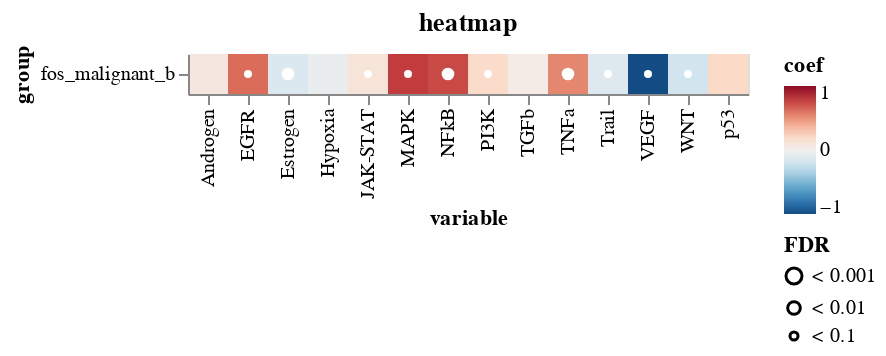

Notebook cell for this chart:
### Code cell
ch = sh.compare_groups.pl.plot_lm_result_altair(res, p_cutoff=1)
ch.save(f"{artifact_dir}/progeny_malignant_b_vs_fos_malignant_b_lm_heatmap.svg")
ch.display()

### Figure 1 — Vega-Lite specification as saved in the notebook (floating-point values rounded to 4 significant figures)
{"config": {"view": {"continuousWidth": 400, "continuousHeight": 300}, "mark": {"opacity": 1}}, "layer": [{"data": {"name": "data-96f5d63abdb43afff2cf0eb13a0887ca"}, "mark": "rect", "encoding": {"color": {"field": "coef", "scale": {"domain": [-1.116, 1.116], "reverse": true, "scheme": "redblue"}, "type": "quantitative"}, "x": {"field": "variable", "sort": "ascending", "type": "nominal"}, "y": {"field": "group", "type": "nominal"}}, "title": "heatmap"}, {"data": {"name": "data-abbd52f34fa0385ca7b545c411250cb0"}, "mark": {"type": "point", "color": "white", "filled": true, "stroke": "black", "strokeWidth": 0}, "encoding": {"size": {"field": "FDR", "scale": {"domain": ["< 0.001", "< 0.01", "< 0.1"], "range": [64.0, 16.0, 4.0]}, "type": "nominal"}, "x": {"field": "variable", "sort": "ascending", "type": "nominal"}, "y": {"field": "group", "type": "nominal"}}}], "$schema": "https://vega.github.io/schema/vega-lite/v4.17.0.json", "datasets": {"data-96f5d63abdb43afff2cf0eb13a0887ca": [{"coef": -0.1619, "intercept": -0.2655, "pvalue": 0.001354, "variable": "Estrogen", "group": "fos_malignant_b", "fdr": 0.006319, "FDR": "< 0.01"}, {"coef": 0.8239, "intercept": 0.09071, "pvalue": 0.001025, "variable": "NFkB", "group": "fos_malignant_b", "fdr": 0.006319, "FDR": "< 0.01"}, {"coef": 0.6015, "intercept": 0.2052, "pvalue": 0.001047, "variable": "TNFa", "group": "fos_malignant_b", "fdr": 0.006319, "FDR": "< 0.01"}, {"coef": -1.116, "intercept": -0.4333, "pvalue": 0.004854, "variable": "VEGF", "group": "fos_malignant_b", "fdr": 0.01699, "FDR": "< 0.1"}, {"coef": 0.8728, "intercept": -0.1534, "pvalue": 0.008369, "variable": "MAPK", "group": "fos_malignant_b", "fdr": 0.02343, "FDR": "< 0.1"}, {"coef": 0.698, "intercept": 0.0422, "pvalue": 0.01073, "variable": "EGFR", "group": "fos_malignant_b", "fdr": 0.02504, "FDR": "< 0.1"}, {"coef": 0.2221, "intercept": -0.058, "pvalue": 0.01631, "variable": "PI3K", "group": "fos_malignant_b", "fdr": 0.03235, "FDR": "< 0.1"}, {"coef": -0.1424, "intercept": 0.1513, "pvalue": 0.01849, "variable": "Trail", "group": "fos_malignant_b", "fdr": 0.03235, "FDR": "< 0.1"}, {"coef": 0.1283, "intercept": -0.08752, "pvalue": 0.03448, "variable": "JAK-STAT", "group": "fos_malignant_b", "fdr": 0.04827, "FDR": "< 0.1"}, {"coef": -0.2241, "intercept": 0.2518, "pvalue": 0.03297, "variable": "WNT", "group": "fos_malignant_b", "fdr": 0.04827, "FDR": "< 0.1"}, {"coef": 0.2302, "intercept": 0.2212, "pvalue": 0.08749, "variable": "p53", "group": "fos_malignant_b", "fdr": 0.1114, "FDR": null}, {"coef": 0.08604, "intercept": 0.1628, "pvalue": 0.1135, "variable": "Androgen", "group": "fos_malignant_b", "fdr": 0.1324, "FDR": null}, {"coef": -0.05298, "intercept": 0.2704, "pvalue": 0.4728, "variable": "Hypoxia", "group": "fos_malignant_b", "fdr": 0.5092, "FDR": null}, {"coef": 0.04124, "intercept": -0.2297, "pvalue": 0.7031, "variable": "TGFb", "group": "fos_malignant_b", "fdr": 0.7031, "FDR": null}], "data-abbd52f34fa0385ca7b545c411250cb0": [{"coef": -0.1619, "intercept": -0.2655, "pvalue": 0.001354, "variable": "Estrogen", "group": "fos_malignant_b", "fdr": 0.006319, "FDR": "< 0.01"}, {"coef": 0.8239, "intercept": 0.09071, "pvalue": 0.001025, "variable": "NFkB", "group": "fos_malignant_b", "fdr": 0.006319, "FDR": "< 0.01"}, {"coef": 0.6015, "intercept": 0.2052, "pvalue": 0.001047, "variable": "TNFa", "group": "fos_malignant_b", "fdr": 0.006319, "FDR": "< 0.01"}, {"coef": -1.116, "intercept": -0.4333, "pvalue": 0.004854, "variable": "VEGF", "group": "fos_malignant_b", "fdr": 0.01699, "FDR": "< 0.1"}, {"coef": 0.8728, "intercept": -0.1534, "pvalue": 0.008369, "variable": "MAPK", "group": "fos_malignant_b", "fdr": 0.02343, "FDR": "< 0.1"}, {"coef": 0.698, "intercept": 0.0422, "pvalue": 0.01073, "variable": "EGFR", "group": "fos_malignant_b", "fdr": 0.02504, "FDR": "< 0.1"}, {"coef": 0.2221, "intercept": -0.058, "pvalue": 0.01631, "variable": "PI3K", "group": "fos_malignant_b", "fdr": 0.03235, "FDR": "< 0.1"}, {"coef": -0.1424, "intercept": 0.1513, "pvalue": 0.01849, "variable": "Trail", "group": "fos_malignant_b", "fdr": 0.03235, "FDR": "< 0.1"}, {"coef": 0.1283, "intercept": -0.08752, "pvalue": 0.03448, "variable": "JAK-STAT", "group": "fos_malignant_b", "fdr": 0.04827, "FDR": "< 0.1"}, {"coef": -0.2241, "intercept": 0.2518, "pvalue": 0.03297, "variable": "WNT", "group": "fos_malignant_b", "fdr": 0.04827, "FDR": "< 0.1"}]}}
